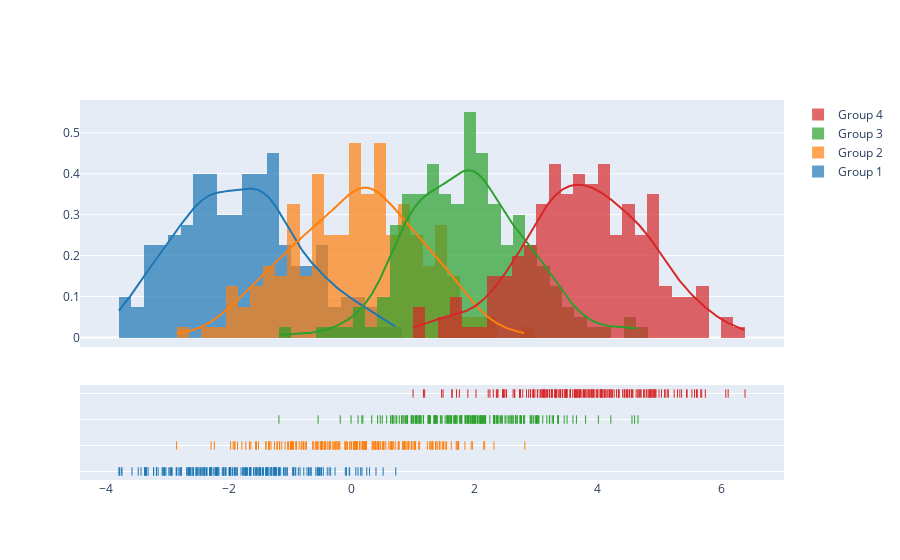

Notebook cell for this chart:
### Code cell
import plotly.figure_factory as ff

# Add histogram data
x1 = np.random.randn(200) - 2
x2 = np.random.randn(200)
x3 = np.random.randn(200) + 2
x4 = np.random.randn(200) + 4

# Group data together
hist_data = [x1, x2, x3, x4]

group_labels = ['Group 1', 'Group 2', 'Group 3', 'Group 4']

# Create distplot with custom bin_size
fig = ff.create_distplot(hist_data, group_labels, bin_size=.2)
fig.show()

### Figure 1 — Plotly figure (JSON) as saved in the notebook; plotly's stock layout.template omitted (floating-point values rounded to 4 significant figures; data arrays with more than 128 entries replaced by an {"elided": "..."} marker saying what was removed)
{"data": [{"autobinx": false, "histnorm": "probability density", "legendgroup": "Group 1", "marker": {"color": "rgb(31, 119, 180)"}, "name": "Group 1", "opacity": 0.7, "type": "histogram", "x": {"elided": "200 float values"}, "xaxis": "x", "xbins": {"end": 0.7154, "size": 0.2, "start": -3.782}, "yaxis": "y"}, {"autobinx": false, "histnorm": "probability density", "legendgroup": "Group 2", "marker": {"color": "rgb(255, 127, 14)"}, "name": "Group 2", "opacity": 0.7, "type": "histogram", "x": {"elided": "200 float values"}, "xaxis": "x", "xbins": {"end": 2.812, "size": 0.2, "start": -2.847}, "yaxis": "y"}, {"autobinx": false, "histnorm": "probability density", "legendgroup": "Group 3", "marker": {"color": "rgb(44, 160, 44)"}, "name": "Group 3", "opacity": 0.7, "type": "histogram", "x": {"elided": "200 float values"}, "xaxis": "x", "xbins": {"end": 4.649, "size": 0.2, "start": -1.184}, "yaxis": "y"}, {"autobinx": false, "histnorm": "probability density", "legendgroup": "Group 4", "marker": {"color": "rgb(214, 39, 40)"}, "name": "Group 4", "opacity": 0.7, "type": "histogram", "x": {"elided": "200 float values"}, "xaxis": "x", "xbins": {"end": 6.389, "size": 0.2, "start": 0.9959}, "yaxis": "y"}, {"legendgroup": "Group 1", "marker": {"color": "rgb(31, 119, 180)"}, "mode": "lines", "name": "Group 1", "showlegend": false, "type": "scatter", "x": {"elided": "500 float values"}, "xaxis": "x", "y": {"elided": "500 float values"}, "yaxis": "y"}, {"legendgroup": "Group 2", "marker": {"color": "rgb(255, 127, 14)"}, "mode": "lines", "name": "Group 2", "showlegend": false, "type": "scatter", "x": {"elided": "500 float values"}, "xaxis": "x", "y": {"elided": "500 float values"}, "yaxis": "y"}, {"legendgroup": "Group 3", "marker": {"color": "rgb(44, 160, 44)"}, "mode": "lines", "name": "Group 3", "showlegend": false, "type": "scatter", "x": {"elided": "500 float values"}, "xaxis": "x", "y": {"elided": "500 float values"}, "yaxis": "y"}, {"legendgroup": "Group 4", "marker": {"color": "rgb(214, 39, 40)"}, "mode": "lines", "name": "Group 4", "showlegend": false, "type": "scatter", "x": {"elided": "500 float values"}, "xaxis": "x", "y": {"elided": "500 float values"}, "yaxis": "y"}, {"legendgroup": "Group 1", "marker": {"color": "rgb(31, 119, 180)", "symbol": "line-ns-open"}, "mode": "markers", "name": "Group 1", "showlegend": false, "type": "scatter", "x": {"elided": "200 float values"}, "xaxis": "x", "y": {"elided": "200 str values"}, "yaxis": "y2"}, {"legendgroup": "Group 2", "marker": {"color": "rgb(255, 127, 14)", "symbol": "line-ns-open"}, "mode": "markers", "name": "Group 2", "showlegend": false, "type": "scatter", "x": {"elided": "200 float values"}, "xaxis": "x", "y": {"elided": "200 str values"}, "yaxis": "y2"}, {"legendgroup": "Group 3", "marker": {"color": "rgb(44, 160, 44)", "symbol": "line-ns-open"}, "mode": "markers", "name": "Group 3", "showlegend": false, "type": "scatter", "x": {"elided": "200 float values"}, "xaxis": "x", "y": {"elided": "200 str values"}, "yaxis": "y2"}, {"legendgroup": "Group 4", "marker": {"color": "rgb(214, 39, 40)", "symbol": "line-ns-open"}, "mode": "markers", "name": "Group 4", "showlegend": false, "type": "scatter", "x": {"elided": "200 float values"}, "xaxis": "x", "y": {"elided": "200 str values"}, "yaxis": "y2"}], "layout": {"barmode": "overlay", "hovermode": "closest", "legend": {"traceorder": "reversed"}, "xaxis": {"anchor": "y2", "domain": [0.0, 1.0], "zeroline": false}, "yaxis": {"anchor": "free", "domain": [0.35, 1], "position": 0.0}, "yaxis2": {"anchor": "x", "domain": [0, 0.25], "dtick": 1, "showticklabels": false}}}
